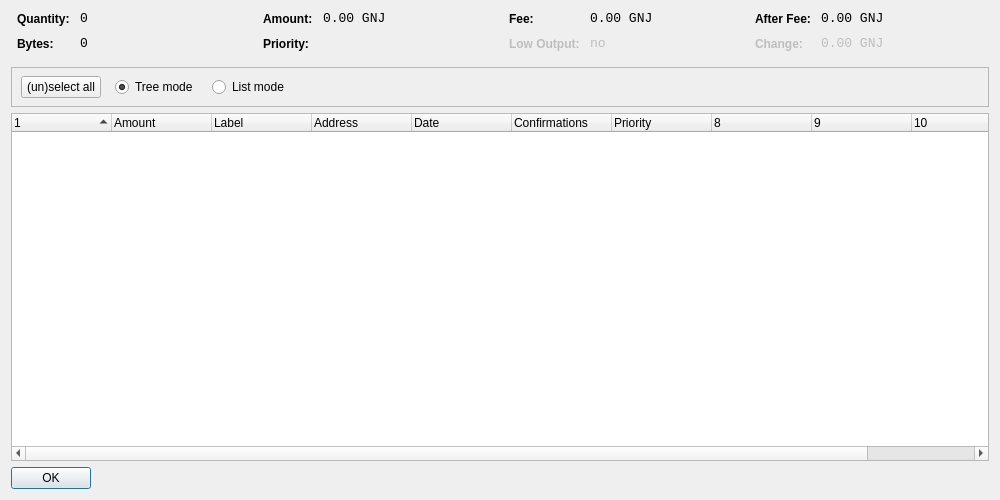
<?xml version="1.0" encoding="UTF-8"?>
<ui version="4.0">
 <class>CoinControlDialog</class>
 <widget class="QDialog" name="CoinControlDialog">
  <property name="geometry">
   <rect>
    <x>0</x>
    <y>0</y>
    <width>1000</width>
    <height>500</height>
   </rect>
  </property>
  <property name="windowTitle">
   <string>Coin Control</string>
  </property>
  <layout class="QVBoxLayout" name="verticalLayout">
   <item>
    <layout class="QHBoxLayout" name="horizontalLayoutTop" stretch="0,0,0,0">
     <property name="topMargin">
      <number>0</number>
     </property>
     <property name="bottomMargin">
      <number>10</number>
     </property>
     <item>
      <layout class="QFormLayout" name="formLayoutCoinControl1">
       <property name="horizontalSpacing">
        <number>10</number>
       </property>
       <property name="verticalSpacing">
        <number>10</number>
       </property>
       <property name="leftMargin">
        <number>6</number>
       </property>
       <property name="rightMargin">
        <number>6</number>
       </property>
       <item row="0" column="0">
        <widget class="QLabel" name="labelCoinControlQuantityText">
         <property name="styleSheet">
          <string notr="true">font-weight:bold;</string>
         </property>
         <property name="text">
          <string>Quantity:</string>
         </property>
        </widget>
       </item>
       <item row="0" column="1">
        <widget class="QLabel" name="labelCoinControlQuantity">
         <property name="font">
          <font>
           <family>Monospace</family>
           <pointsize>10</pointsize>
          </font>
         </property>
         <property name="cursor">
          <cursorShape>IBeamCursor</cursorShape>
         </property>
         <property name="contextMenuPolicy">
          <enum>Qt::ActionsContextMenu</enum>
         </property>
         <property name="text">
          <string notr="true">0</string>
         </property>
         <property name="textInteractionFlags">
          <set>Qt::LinksAccessibleByMouse|Qt::TextSelectableByKeyboard|Qt::TextSelectableByMouse</set>
         </property>
        </widget>
       </item>
       <item row="1" column="0">
        <widget class="QLabel" name="labelCoinControlBytesText">
         <property name="styleSheet">
          <string notr="true">font-weight:bold;</string>
         </property>
         <property name="text">
          <string>Bytes:</string>
         </property>
        </widget>
       </item>
       <item row="1" column="1">
        <widget class="QLabel" name="labelCoinControlBytes">
         <property name="font">
          <font>
           <family>Monospace</family>
           <pointsize>10</pointsize>
          </font>
         </property>
         <property name="cursor">
          <cursorShape>IBeamCursor</cursorShape>
         </property>
         <property name="contextMenuPolicy">
          <enum>Qt::ActionsContextMenu</enum>
         </property>
         <property name="text">
          <string notr="true">0</string>
         </property>
         <property name="textInteractionFlags">
          <set>Qt::LinksAccessibleByMouse|Qt::TextSelectableByKeyboard|Qt::TextSelectableByMouse</set>
         </property>
        </widget>
       </item>
      </layout>
     </item>
     <item>
      <layout class="QFormLayout" name="formLayoutCoinControl2">
       <property name="horizontalSpacing">
        <number>10</number>
       </property>
       <property name="verticalSpacing">
        <number>10</number>
       </property>
       <property name="leftMargin">
        <number>6</number>
       </property>
       <property name="rightMargin">
        <number>6</number>
       </property>
       <item row="0" column="0">
        <widget class="QLabel" name="labelCoinControlAmountText">
         <property name="styleSheet">
          <string notr="true">font-weight:bold;</string>
         </property>
         <property name="text">
          <string>Amount:</string>
         </property>
        </widget>
       </item>
       <item row="0" column="1">
        <widget class="QLabel" name="labelCoinControlAmount">
         <property name="font">
          <font>
           <family>Monospace</family>
           <pointsize>10</pointsize>
          </font>
         </property>
         <property name="cursor">
          <cursorShape>IBeamCursor</cursorShape>
         </property>
         <property name="contextMenuPolicy">
          <enum>Qt::ActionsContextMenu</enum>
         </property>
         <property name="text">
          <string notr="true">0.00 GNJ</string>
         </property>
         <property name="textInteractionFlags">
          <set>Qt::LinksAccessibleByMouse|Qt::TextSelectableByKeyboard|Qt::TextSelectableByMouse</set>
         </property>
        </widget>
       </item>
       <item row="1" column="0">
        <widget class="QLabel" name="labelCoinControlPriorityText">
         <property name="styleSheet">
          <string notr="true">font-weight:bold;</string>
         </property>
         <property name="text">
          <string>Priority:</string>
         </property>
        </widget>
       </item>
       <item row="1" column="1">
        <widget class="QLabel" name="labelCoinControlPriority">
         <property name="font">
          <font>
           <family>Monospace</family>
           <pointsize>10</pointsize>
          </font>
         </property>
         <property name="cursor">
          <cursorShape>IBeamCursor</cursorShape>
         </property>
         <property name="contextMenuPolicy">
          <enum>Qt::ActionsContextMenu</enum>
         </property>
         <property name="text">
          <string/>
         </property>
         <property name="textInteractionFlags">
          <set>Qt::LinksAccessibleByMouse|Qt::TextSelectableByKeyboard|Qt::TextSelectableByMouse</set>
         </property>
        </widget>
       </item>
      </layout>
     </item>
     <item>
      <layout class="QFormLayout" name="formLayoutCoinControl3">
       <property name="horizontalSpacing">
        <number>10</number>
       </property>
       <property name="verticalSpacing">
        <number>10</number>
       </property>
       <property name="leftMargin">
        <number>6</number>
       </property>
       <property name="rightMargin">
        <number>6</number>
       </property>
       <item row="0" column="0">
        <widget class="QLabel" name="labelCoinControlFeeText">
         <property name="styleSheet">
          <string notr="true">font-weight:bold;</string>
         </property>
         <property name="text">
          <string>Fee:</string>
         </property>
        </widget>
       </item>
       <item row="0" column="1">
        <widget class="QLabel" name="labelCoinControlFee">
         <property name="font">
          <font>
           <family>Monospace</family>
           <pointsize>10</pointsize>
          </font>
         </property>
         <property name="cursor">
          <cursorShape>IBeamCursor</cursorShape>
         </property>
         <property name="contextMenuPolicy">
          <enum>Qt::ActionsContextMenu</enum>
         </property>
         <property name="text">
          <string notr="true">0.00 GNJ</string>
         </property>
         <property name="textInteractionFlags">
          <set>Qt::LinksAccessibleByMouse|Qt::TextSelectableByKeyboard|Qt::TextSelectableByMouse</set>
         </property>
        </widget>
       </item>
       <item row="1" column="0">
        <widget class="QLabel" name="labelCoinControlLowOutputText">
         <property name="enabled">
          <bool>false</bool>
         </property>
         <property name="styleSheet">
          <string notr="true">font-weight:bold;</string>
         </property>
         <property name="text">
          <string>Low Output:</string>
         </property>
        </widget>
       </item>
       <item row="1" column="1">
        <widget class="QLabel" name="labelCoinControlLowOutput">
         <property name="enabled">
          <bool>false</bool>
         </property>
         <property name="font">
          <font>
           <family>Monospace</family>
           <pointsize>10</pointsize>
          </font>
         </property>
         <property name="cursor">
          <cursorShape>IBeamCursor</cursorShape>
         </property>
         <property name="contextMenuPolicy">
          <enum>Qt::ActionsContextMenu</enum>
         </property>
         <property name="text">
          <string notr="true">no</string>
         </property>
         <property name="textInteractionFlags">
          <set>Qt::LinksAccessibleByMouse|Qt::TextSelectableByKeyboard|Qt::TextSelectableByMouse</set>
         </property>
        </widget>
       </item>
      </layout>
     </item>
     <item>
      <layout class="QFormLayout" name="formLayoutCoinControl4">
       <property name="horizontalSpacing">
        <number>10</number>
       </property>
       <property name="verticalSpacing">
        <number>10</number>
       </property>
       <property name="leftMargin">
        <number>6</number>
       </property>
       <property name="rightMargin">
        <number>6</number>
       </property>
       <item row="0" column="0">
        <widget class="QLabel" name="labelCoinControlAfterFeeText">
         <property name="styleSheet">
          <string notr="true">font-weight:bold;</string>
         </property>
         <property name="text">
          <string>After Fee:</string>
         </property>
        </widget>
       </item>
       <item row="0" column="1">
        <widget class="QLabel" name="labelCoinControlAfterFee">
         <property name="font">
          <font>
           <family>Monospace</family>
           <pointsize>10</pointsize>
          </font>
         </property>
         <property name="cursor">
          <cursorShape>IBeamCursor</cursorShape>
         </property>
         <property name="contextMenuPolicy">
          <enum>Qt::ActionsContextMenu</enum>
         </property>
         <property name="text">
          <string notr="true">0.00 GNJ</string>
         </property>
         <property name="textInteractionFlags">
          <set>Qt::LinksAccessibleByMouse|Qt::TextSelectableByKeyboard|Qt::TextSelectableByMouse</set>
         </property>
        </widget>
       </item>
       <item row="1" column="0">
        <widget class="QLabel" name="labelCoinControlChangeText">
         <property name="enabled">
          <bool>false</bool>
         </property>
         <property name="styleSheet">
          <string notr="true">font-weight:bold;</string>
         </property>
         <property name="text">
          <string>Change:</string>
         </property>
        </widget>
       </item>
       <item row="1" column="1">
        <widget class="QLabel" name="labelCoinControlChange">
         <property name="enabled">
          <bool>false</bool>
         </property>
         <property name="font">
          <font>
           <family>Monospace</family>
           <pointsize>10</pointsize>
          </font>
         </property>
         <property name="cursor">
          <cursorShape>IBeamCursor</cursorShape>
         </property>
         <property name="contextMenuPolicy">
          <enum>Qt::ActionsContextMenu</enum>
         </property>
         <property name="text">
          <string notr="true">0.00 GNJ</string>
         </property>
         <property name="textInteractionFlags">
          <set>Qt::LinksAccessibleByMouse|Qt::TextSelectableByKeyboard|Qt::TextSelectableByMouse</set>
         </property>
        </widget>
       </item>
      </layout>
     </item>
    </layout>
   </item>
   <item>
    <widget class="QFrame" name="frame">
     <property name="minimumSize">
      <size>
       <width>0</width>
       <height>40</height>
      </size>
     </property>
     <property name="frameShape">
      <enum>QFrame::StyledPanel</enum>
     </property>
     <property name="frameShadow">
      <enum>QFrame::Sunken</enum>
     </property>
     <widget class="QWidget" name="horizontalLayoutWidget">
      <property name="geometry">
       <rect>
        <x>10</x>
        <y>0</y>
        <width>781</width>
        <height>41</height>
       </rect>
      </property>
      <layout class="QHBoxLayout" name="horizontalLayoutPanel" stretch="0,0,0,0,0">
       <property name="spacing">
        <number>14</number>
       </property>
       <item>
        <widget class="QPushButton" name="pushButtonSelectAll">
         <property name="sizePolicy">
          <sizepolicy hsizetype="Maximum" vsizetype="Fixed">
           <horstretch>0</horstretch>
           <verstretch>0</verstretch>
          </sizepolicy>
         </property>
         <property name="text">
          <string>(un)select all</string>
         </property>
        </widget>
       </item>
       <item>
        <widget class="QRadioButton" name="radioTreeMode">
         <property name="sizePolicy">
          <sizepolicy hsizetype="Maximum" vsizetype="Fixed">
           <horstretch>0</horstretch>
           <verstretch>0</verstretch>
          </sizepolicy>
         </property>
         <property name="text">
          <string>Tree mode</string>
         </property>
         <property name="checked">
          <bool>true</bool>
         </property>
        </widget>
       </item>
       <item>
        <widget class="QRadioButton" name="radioListMode">
         <property name="sizePolicy">
          <sizepolicy hsizetype="Maximum" vsizetype="Fixed">
           <horstretch>0</horstretch>
           <verstretch>0</verstretch>
          </sizepolicy>
         </property>
         <property name="text">
          <string>List mode</string>
         </property>
        </widget>
       </item>
       <item>
        <spacer name="horizontalSpacer">
         <property name="orientation">
          <enum>Qt::Horizontal</enum>
         </property>
         <property name="sizeHint" stdset="0">
          <size>
           <width>40</width>
           <height>20</height>
          </size>
         </property>
        </spacer>
       </item>
      </layout>
     </widget>
    </widget>
   </item>
   <item>
    <widget class="CoinControlTreeWidget" name="treeWidget">
     <property name="contextMenuPolicy">
      <enum>Qt::CustomContextMenu</enum>
     </property>
     <property name="sortingEnabled">
      <bool>false</bool>
     </property>
     <property name="columnCount">
      <number>11</number>
     </property>
     <attribute name="headerShowSortIndicator" stdset="0">
      <bool>true</bool>
     </attribute>
     <attribute name="headerStretchLastSection">
      <bool>false</bool>
     </attribute>
     <column>
      <property name="text">
       <string/>
      </property>
     </column>
     <column>
      <property name="text">
       <string>Amount</string>
      </property>
     </column>
     <column>
      <property name="text">
       <string>Label</string>
      </property>
     </column>
     <column>
      <property name="text">
       <string>Address</string>
      </property>
     </column>
     <column>
      <property name="text">
       <string>Date</string>
      </property>
     </column>
     <column>
      <property name="text">
       <string>Confirmations</string>
      </property>
      <property name="toolTip">
       <string>Confirmed</string>
      </property>
     </column>
     <column>
      <property name="text">
       <string>Priority</string>
      </property>
     </column>
     <column>
      <property name="text">
       <string/>
      </property>
     </column>
     <column>
      <property name="text">
       <string/>
      </property>
     </column>
     <column>
      <property name="text">
       <string/>
      </property>
     </column>
     <column>
      <property name="text">
       <string/>
      </property>
     </column>
    </widget>
   </item>
   <item>
    <widget class="QDialogButtonBox" name="buttonBox">
     <property name="sizePolicy">
      <sizepolicy hsizetype="Maximum" vsizetype="Fixed">
       <horstretch>0</horstretch>
       <verstretch>0</verstretch>
      </sizepolicy>
     </property>
     <property name="orientation">
      <enum>Qt::Horizontal</enum>
     </property>
     <property name="standardButtons">
      <set>QDialogButtonBox::Ok</set>
     </property>
    </widget>
   </item>
  </layout>
 </widget>
 <customwidgets>
  <customwidget>
   <class>CoinControlTreeWidget</class>
   <extends>QTreeWidget</extends>
   <header>coincontroltreewidget.h</header>
  </customwidget>
 </customwidgets>
 <resources/>
 <connections/>
</ui>
